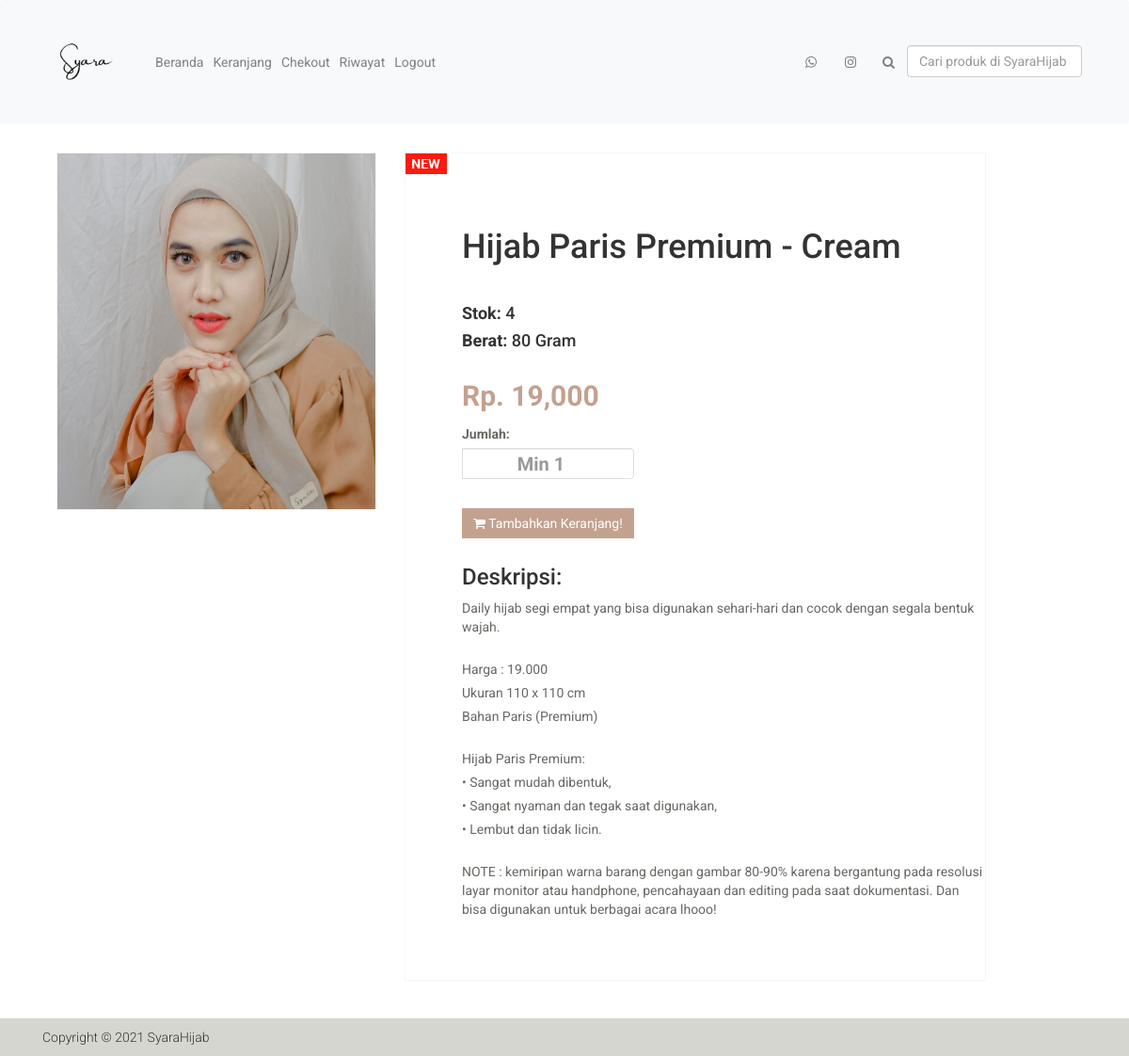
The app's page /detail.php?id=28 (signed in) with its own data.
### tables this page shows
CREATE TABLE `produk` (
  `id_produk` int(11) NOT NULL,
  `kat_produk` varchar(15) NOT NULL,
  `nama_produk` varchar(30) NOT NULL,
  `harga_produk` int(11) NOT NULL,
  `berat_produk` int(4) NOT NULL,
  `foto_produk` varchar(100) NOT NULL,
  `deskripsi_produk` text NOT NULL,
  `stok_produk` int(11) NOT NULL
);

### detail.php (the view, shortened to what this page needs)
<?php
include 'Navbar/navbar.php';
include 'koneksi.php';
?>
<?php
$id_produk = $_GET["id"];
$ambil = $koneksi->query("SELECT * FROM produk WHERE id_produk='$id_produk'");
$detail = $ambil -> fetch_assoc();
?>
<!DOCTYPE html>
<html >
<head>
    <link href="assets/css/bootstrap.min.css" rel="stylesheet">
    <link href="assets/css/font-awesome.min.css" rel="stylesheet">
    <link href="assets/css/prettyPhoto.css" rel="stylesheet">
    <link href="assets/css/price-range.css" rel="stylesheet">
    <link href="assets/css/animate.css" rel="stylesheet">
	<link href="assets/css/main.css" rel="stylesheet">
	<link href="assets/css/responsive.css" rel="stylesheet">
</head>
<body>
	<section>
		<div class="container">
			<div class="row">
				<div class="col-sm-12">
					<div class="product-details">
						<div class="col-sm-4">
							<div class="view-product">
								<img src="foto_produk/<?php echo $detail["foto_produk"]; ?>" alt="" />
							</div>
						</div>
						<div class="col-sm-7">
							<div class="product-information">
								<img src="images/new.jpg" class="newarrival" alt="" />
								<h1><?php echo $detail["nama_produk"] ?></h1>
								<img src="images/" alt="" /><br>
								<h4><b>Stok:</b> <?= $detail['stok_produk'];?></h4>
								<h4><b>Berat:</b> <?= $detail['berat_produk'];?> Gram</h4>
								<span>
									<span>Rp. <?php echo number_format ($detail["harga_produk"]); ?></span>
									<form method="post">
										<div class="form-group">
											<div class="input-group">
												<label>Jumlah:</label>
												<input type="number" min="1" class="form-control" name="jumlah" autofocus="on" max="<?= $detail['stok_produk'];?>" placeholder="Min 1"/>
											</div>
										</div>
									<center><button type="submit" class="btn btn-primary" name="beli">
										<i class="fa fa-shopping-cart"></i>
										Tambahkan Keranjang!
									</button></center>
									</form>
								</span><br>
                                <h3>Deskripsi:</h3>
								<p><?php echo $detail["deskripsi_produk"]; ?></p>
							</div>
						</div>
					</div>
			</div>
		</div>
	</section>
		<div class="footer-bottom">
			<div class="container">
				<div class="row">
					<p class="pull-left">Copyright © 2021 SyaraHijab</p>
				</div>
			</div>
		</div>
</body>
</html>

### assets/css/main.css (style rules this page uses)
body { font-family: 'Roboto', sans-serif; position: relative; font-weight: 400px; }
h1, h2, h3, h4, h5, h6 { font-family: 'Roboto', sans-serif; }
.footer-bottom { background: #D6D6D0; padding-top: 10px; }
.footer-bottom p { color: #363432; font-family: 'Roboto', sans-serif; font-weight: 300; margin-left: 15px; }
.product-details { overflow: hidden; }
.product-details { margin-bottom: 40px; overflow: hidden; margin-top: 10px; }
.view-product { position: relative; }
.view-product img { border: 1px solid #F7F7F0; height: 380px; width: 100%; }
.product-information { border: 1px solid #F7F7F0; overflow: hidden; padding-bottom: 60px; padding-left: 60px; padding-top: 60px; position: relative; }
.newarrival { position: absolute; top: 0; left: 0 }
.product-information p { color: #696763; font-family: 'Roboto', sans-serif; margin-bottom: 5px; }
.product-information span { display: inline-block; margin-bottom: 8px; margin-top: 18px; }
.product-information span span { color: #C3A18F; float: left; font-family: 'Roboto', sans-serif; font-size: 30px; font-weight: 700; margin-right: 20px; margin-top: 0px; }
.product-information span input { border: 1px solid #DEDEDC; color: #696763; font-family: 'Roboto', sans-serif; font-size: 20px; font-weight: 700; height: 33px; outline: medium none; text-align: center; width: 50px; }
.product-information span label { color: #696763; font-family: 'Roboto', sans-serif; font-weight: 700; margin-right: 5px; }
.btn.btn-primary { background: #C3A18F; border: 0 none; border-radius: 0; margin-top: 16px; }

### records on screen
produk: foto_produk (picture), nama_produk "Hijab Paris Premium - Cream", stok_produk "4", berat_produk "80", harga_produk "19,000", deskripsi_produk "Daily hijab segi empat yang bisa digunakan sehari-hari dan cocok dengan segala bentuk wajah. Harga : 19.000 Ukuran 110 x 110 cm Bahan Paris (Premium) Hijab Paris Premium: • Sangat mudah dibentuk, • Sangat nyaman dan tegak saat digunakan, • Lembut dan tidak licin. NOTE : kemiripan warna barang dengan gambar 80-90% karena bergantung pada resolusi layar monitor atau handphone, pencahayaan dan editing pada saat dokumentasi. Dan bisa digunakan untuk berbagai acara lhooo!"
